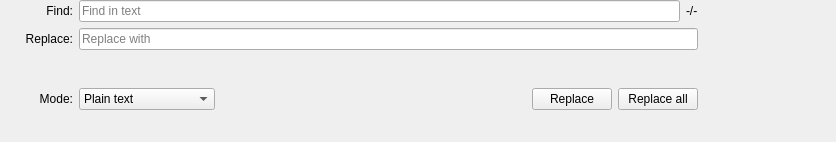
<?xml version="1.0" encoding="UTF-8"?>
<ui version="4.0">
 <class>QPlainTextEditSearchWidget</class>
 <widget class="QWidget" name="QPlainTextEditSearchWidget">
  <property name="geometry">
   <rect>
    <x>0</x>
    <y>0</y>
    <width>836</width>
    <height>142</height>
   </rect>
  </property>
  <property name="autoFillBackground">
   <bool>true</bool>
  </property>
  <layout class="QGridLayout" name="gridLayout">
   <property name="leftMargin">
    <number>0</number>
   </property>
   <property name="topMargin">
    <number>0</number>
   </property>
   <property name="rightMargin">
    <number>0</number>
   </property>
   <property name="bottomMargin">
    <number>0</number>
   </property>
   <item row="0" column="3">
    <widget class="QLineEdit" name="searchLineEdit">
     <property name="placeholderText">
      <string>Find in text</string>
     </property>
    </widget>
   </item>
   <item row="1" column="3" colspan="2">
    <widget class="QLineEdit" name="replaceLineEdit">
     <property name="placeholderText">
      <string>Replace with</string>
     </property>
    </widget>
   </item>
   <item row="0" column="4">
    <widget class="QLabel" name="searchCountLabel">
     <property name="text">
      <string notr="true">-/-</string>
     </property>
    </widget>
   </item>
   <item row="0" column="1">
    <widget class="QLabel" name="searchLabel">
     <property name="text">
      <string>Find:</string>
     </property>
     <property name="alignment">
      <set>Qt::AlignRight|Qt::AlignTrailing|Qt::AlignVCenter</set>
     </property>
    </widget>
   </item>
   <item row="0" column="6">
    <widget class="QPushButton" name="searchUpButton">
     <property name="toolTip">
      <string>Search backward</string>
     </property>
     <property name="text">
      <string/>
     </property>
     <property name="icon">
      <iconset theme="go-top" resource="media.qrc">
       <normaloff>:/media/go-top.svg</normaloff>:/media/go-top.svg</iconset>
     </property>
     <property name="flat">
      <bool>true</bool>
     </property>
    </widget>
   </item>
   <item row="1" column="0" colspan="2">
    <widget class="QLabel" name="replaceLabel">
     <property name="text">
      <string>Replace:</string>
     </property>
     <property name="alignment">
      <set>Qt::AlignRight|Qt::AlignTrailing|Qt::AlignVCenter</set>
     </property>
    </widget>
   </item>
   <item row="0" column="0">
    <widget class="QPushButton" name="closeButton">
     <property name="toolTip">
      <string>Close search</string>
     </property>
     <property name="text">
      <string/>
     </property>
     <property name="icon">
      <iconset theme="window-close" resource="media.qrc">
       <normaloff>:/media/window-close.svg</normaloff>:/media/window-close.svg</iconset>
     </property>
     <property name="flat">
      <bool>true</bool>
     </property>
    </widget>
   </item>
   <item row="0" column="7">
    <widget class="QPushButton" name="replaceToggleButton">
     <property name="toolTip">
      <string>Advanced search / replace text</string>
     </property>
     <property name="text">
      <string/>
     </property>
     <property name="icon">
      <iconset theme="edit-find-replace" resource="media.qrc">
       <normaloff>:/media/edit-find-replace.svg</normaloff>:/media/edit-find-replace.svg</iconset>
     </property>
     <property name="checkable">
      <bool>true</bool>
     </property>
     <property name="flat">
      <bool>true</bool>
     </property>
    </widget>
   </item>
   <item row="0" column="5">
    <widget class="QPushButton" name="searchDownButton">
     <property name="toolTip">
      <string>Search forward</string>
     </property>
     <property name="text">
      <string/>
     </property>
     <property name="icon">
      <iconset theme="go-bottom" resource="media.qrc">
       <normaloff>:/media/go-bottom.svg</normaloff>:/media/go-bottom.svg</iconset>
     </property>
     <property name="flat">
      <bool>true</bool>
     </property>
    </widget>
   </item>
   <item row="1" column="5">
    <widget class="QPushButton" name="matchCaseSensitiveButton">
     <property name="toolTip">
      <string>Match case sensitive</string>
     </property>
     <property name="text">
      <string/>
     </property>
     <property name="icon">
      <iconset theme="format-text-superscript" resource="media.qrc">
       <normaloff>:/media/format-text-superscript.svg</normaloff>:/media/format-text-superscript.svg</iconset>
     </property>
     <property name="checkable">
      <bool>true</bool>
     </property>
     <property name="flat">
      <bool>true</bool>
     </property>
    </widget>
   </item>
   <item row="2" column="0" colspan="2">
    <widget class="QLabel" name="modeLabel">
     <property name="text">
      <string>Mode:</string>
     </property>
     <property name="alignment">
      <set>Qt::AlignRight|Qt::AlignTrailing|Qt::AlignVCenter</set>
     </property>
    </widget>
   </item>
   <item row="2" column="3" colspan="2">
    <widget class="QFrame" name="buttonFrame">
     <property name="frameShape">
      <enum>QFrame::NoFrame</enum>
     </property>
     <layout class="QHBoxLayout" name="horizontalLayout">
      <property name="leftMargin">
       <number>0</number>
      </property>
      <property name="topMargin">
       <number>0</number>
      </property>
      <property name="rightMargin">
       <number>0</number>
      </property>
      <property name="bottomMargin">
       <number>0</number>
      </property>
      <item>
       <widget class="QComboBox" name="modeComboBox">
        <item>
         <property name="text">
          <string>Plain text</string>
         </property>
        </item>
        <item>
         <property name="text">
          <string>Whole words</string>
         </property>
        </item>
        <item>
         <property name="text">
          <string>Regular expression</string>
         </property>
        </item>
       </widget>
      </item>
      <item>
       <spacer name="horizontalSpacer">
        <property name="orientation">
         <enum>Qt::Horizontal</enum>
        </property>
        <property name="sizeHint" stdset="0">
         <size>
          <width>40</width>
          <height>20</height>
         </size>
        </property>
       </spacer>
      </item>
      <item>
       <widget class="QPushButton" name="replaceButton">
        <property name="toolTip">
         <string>Replace one text occurrence</string>
        </property>
        <property name="text">
         <string>Replace</string>
        </property>
        <property name="flat">
         <bool>false</bool>
        </property>
       </widget>
      </item>
      <item>
       <widget class="QPushButton" name="replaceAllButton">
        <property name="toolTip">
         <string>Replace all text occurrences</string>
        </property>
        <property name="text">
         <string>Replace all</string>
        </property>
        <property name="flat">
         <bool>false</bool>
        </property>
       </widget>
      </item>
     </layout>
    </widget>
   </item>
  </layout>
 </widget>
 <tabstops>
  <tabstop>searchLineEdit</tabstop>
  <tabstop>replaceLineEdit</tabstop>
  <tabstop>replaceButton</tabstop>
  <tabstop>replaceAllButton</tabstop>
  <tabstop>searchDownButton</tabstop>
  <tabstop>searchUpButton</tabstop>
  <tabstop>replaceToggleButton</tabstop>
  <tabstop>closeButton</tabstop>
 </tabstops>
 <resources>
  <include location="media.qrc"/>
 </resources>
 <connections/>
</ui>
